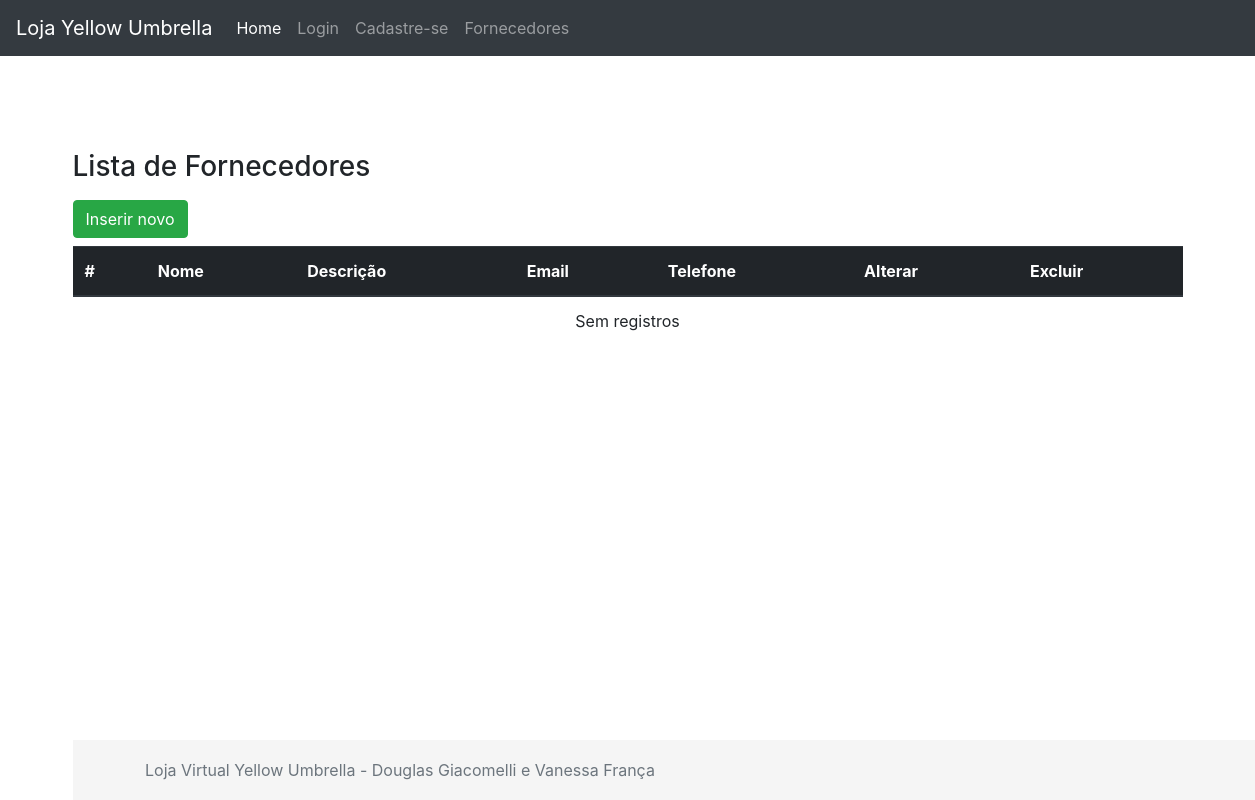
/fornecedor/view_fornecedores.php, run on an earlier commit of the app's database.
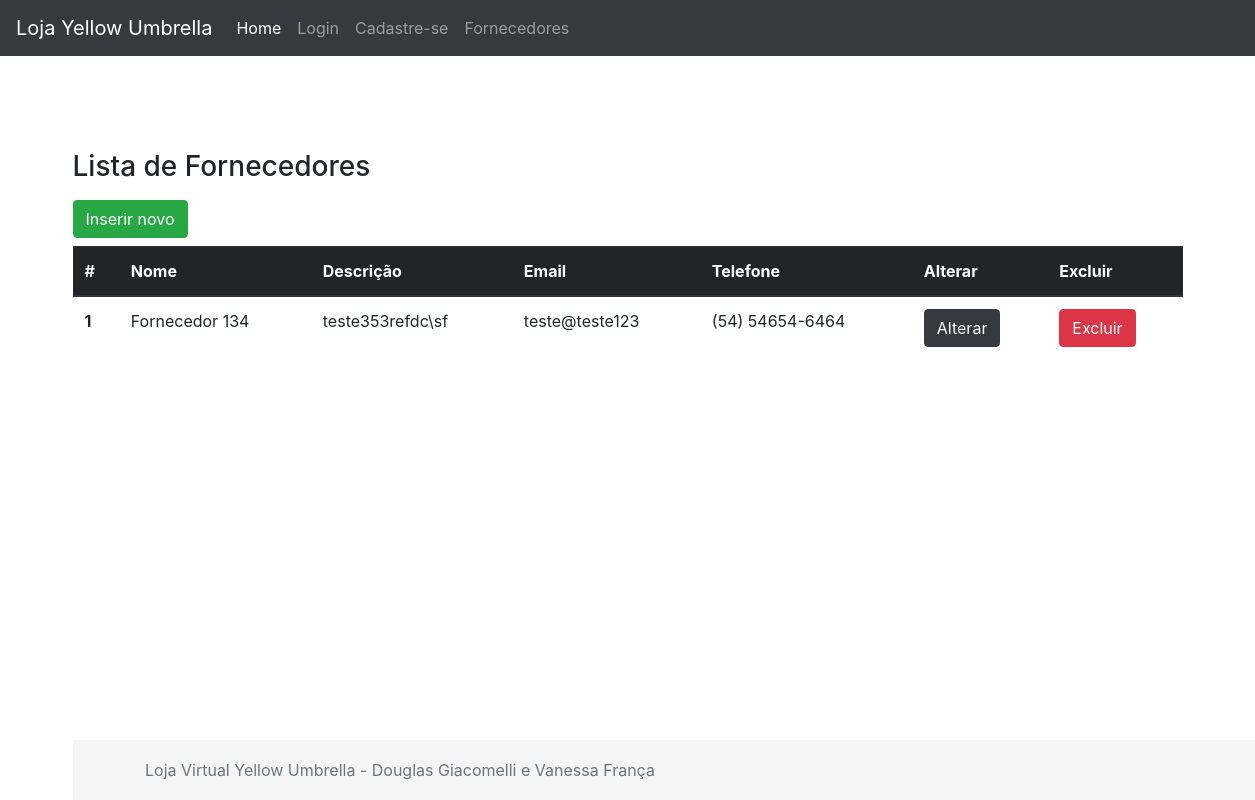
And on a later commit of the database.
### tables this page shows
CREATE TABLE `fornecedor` (
  `id` int NOT NULL AUTO_INCREMENT,
  `nome` varchar(255) NOT NULL,
  `descricao` text NOT NULL,
  `email` varchar(255) NOT NULL,
  `telefone` varchar(255) NOT NULL,
  PRIMARY KEY (`id`)
);

### fachada.php (called while the page is built, shortened)
<?php
include_once('model/Produto.php');
include_once('model/Fornecedor.php');
include_once('dao/mysql/MysqlDaoFactory.php');
$factory = new MysqlDaofactory();
?>

### dao/mysql/MysqlDaoFactory.php (called while the page is built, shortened)
<?php
include_once('MysqlFornecedorDao.php');
class MysqlDaofactory extends DaoFactory {
    private $host = "localhost";
    private $db_name = "web2";
    private $port = "3306";
    private $username = "root";
    private $password = "v6a10fr4nc486";
    public function getConnection(){
        $this->conn = null;
        $dsn="mysql:host=" . $this->host . ";port=" . $this->port . ";dbname=" . $this->db_name;
        try{
            $this->conn = new PDO($dsn, $this->username, $this->password);
      }catch(PDOException $exception){
            echo "Connection error: " . $exception->getMessage() . "\n";
            echo "DSN = " . $dsn;
        }
        return $this->conn;
    }
    public function getFornecedorDao() {
        return new MysqlFornecedorDao($this->getConnection());
    }
}
?>

### dao/DAO.php (called while the page is built, shortened)
<?php
abstract class DAO {
    public function __construct($conn){
        $this->conn = $conn;
    }
}
?>

### dao/mysql/MysqlFornecedorDao.php (called while the page is built, shortened)
<?php
include_once($_SERVER['DOCUMENT_ROOT'].'/yellow_umbrella/dao/DAO.php');
class MysqlFornecedorDao extends DAO implements FornecedorDao {
    private $table_name = 'fornecedor';
    public function buscaTodos() {
        $query = "SELECT
                    id, nome, descricao, email, telefone
                FROM
                    " . $this->table_name .
                    " ORDER BY id ASC";
        $stmt = $this->conn->prepare( $query );
        $stmt->execute();
        $fornecedors = [];
        while ($row = $stmt->fetch(PDO::FETCH_ASSOC)){
            extract($row);
            $fornecedor = new Fornecedor($id,$nome,$descricao,$email,$telefone);
            $fornecedors[] = $fornecedor;
        }
        return $fornecedors;
    }
}
?>

### model/Fornecedor.php (called while the page is built, shortened)
<?php
class Fornecedor{
    private $id;
    private $nome;
    private $descricao;
    private $email;
    private $telefone;
    public function __construct( $id, $nome, $descricao, $email, $telefone){
        $this->id=$id;
        $this->nome=$nome;
        $this->descricao=$descricao;
        $this->email=$email;
        $this->telefone=$telefone;
    }
    public function getId() { return $this->id; }
    public function getNome() { return $this->nome; }
    public function getDescricao() { return $this->descricao; }
    public function getEmail() { return $this->email; }
    public function getTelefone() { return $this->telefone; }
}
?>

### fornecedor/view_fornecedores.php (the view, shortened to what this page needs)
<?php
    include "../fachada.php";
    include "../header.php";
    $dao = $factory->getFornecedorDao();
    $fornecedores = $dao->buscaTodos();
?>
<main role="main" class="container">
    <h3 class="mb-3">Lista de Fornecedores</h3>
    <div class="row">
        <div class="col-12">
            <a href="view_cadastro_fornecedor.php" class="btn btn-success mb-2">Inserir novo</a>
        </div>
        <div class="col-12">
        <table class="table">
            <thead class="thead-dark">
                <tr>
                <th scope="col">#</th>
                <th scope="col">Nome</th>
                <th scope="col">Descrição</th>
                <th scope="col">Email</th>
                <th scope="col">Telefone</th>
                <th scope="col">Alterar</th>
                <th scope="col">Excluir</th>
                </tr>
            </thead>
            <tbody>
            <?php
                if($fornecedores){
                    foreach($fornecedores as $item){
            ?>
                <tr>
                <th scope="row"><?=$item->getID()?></th>
                <td><?=$item->getNome()?></td>
                <td><?=$item->getDescricao()?></td>
                <td><?=$item->getEmail()?></td>
                <td><?=$item->getTelefone()?></td>
                <td><a href="view_editar_fornecedor.php?id=<?=$item->getID()?>" class="btn btn-dark">Alterar</button></td>
                <td><a href="exclui_fornecedor.php?id=<?=$item->getID()?>" id="excluiFornecedor" class="btn btn-danger" onclick="return confirm('Você quer mesmo remover este fornecedor?')">Excluir</button></td>
                </tr>
            <?php
                    }
                }else{
                    echo "<td colspan=7 style='text-align:center;'>Sem registros</td>";
                }
            ?>
            </tbody>
        </table>
        </div>
    </div>
<main>
<?php include "../footer.php"; ?>

What changed in the data, as far as the page shows it:
added fornecedor: id "1", nome "Fornecedor 134", descricao "teste353refdc\\sf", email "teste@teste123", telefone "(54) 54654-6464"
Also different on the page:
text no longer shown: "Sem registros"
